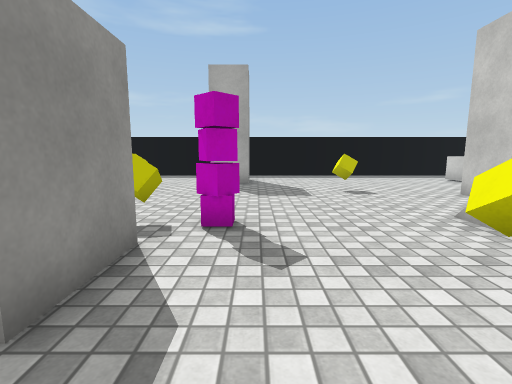
view 1 (above)

16 first-person views from a walk through a Unity game level. The camera is 1.2 m above the floor, tilts 8° down and sees 85° across. The floor is counted in squares, 1 m on a side. Each view is taken from the middle of a square. On the plan, view 1 faces up. The plan holds only what a view shows up to about 13 squares ahead; the rest is blank. Surface patterns are stand-ins for the level's own textures.

view 2
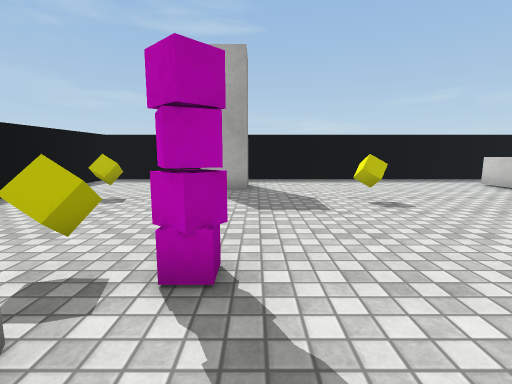

view 3
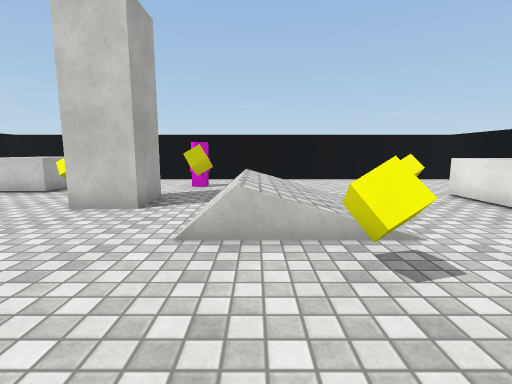

view 4
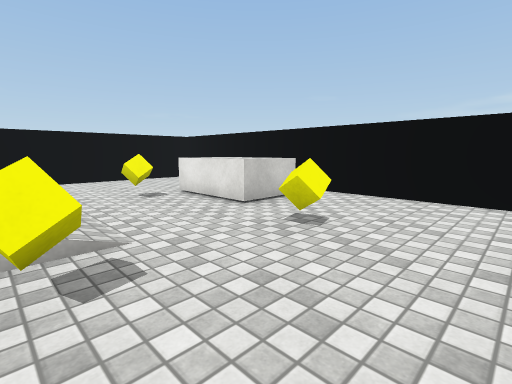

view 5
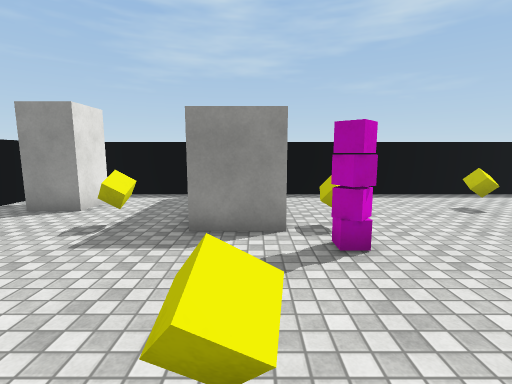

view 6
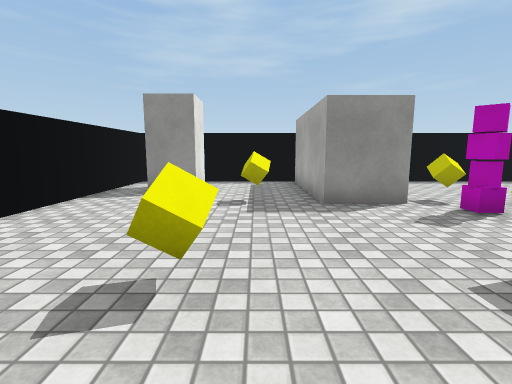

view 7
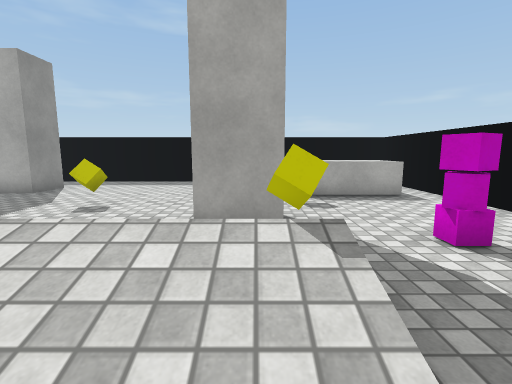

view 8
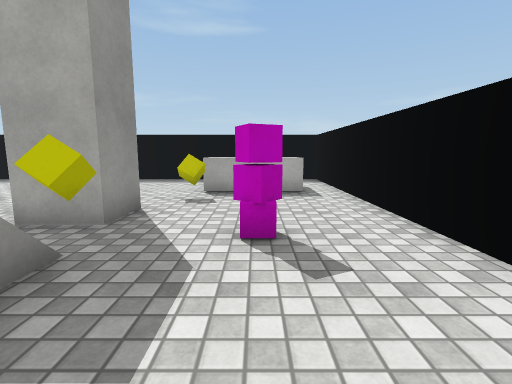

view 9
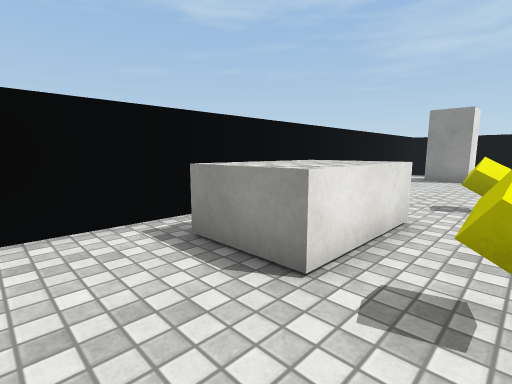

view 10
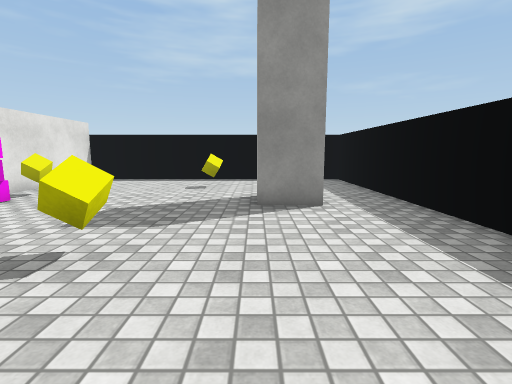

view 11
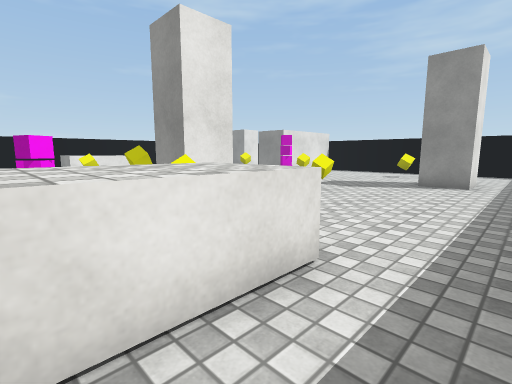

view 12
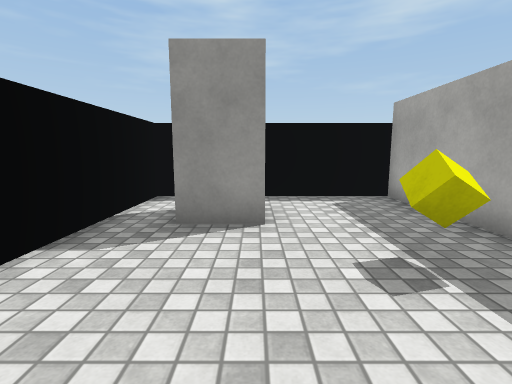

view 13
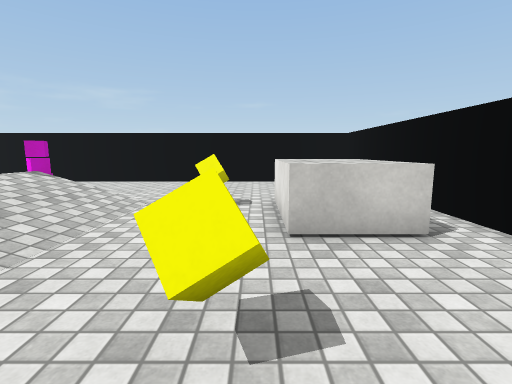

view 14
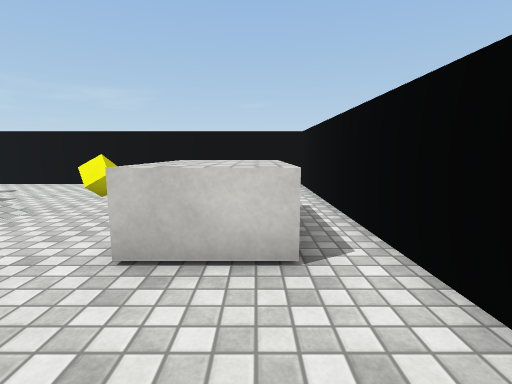

view 15
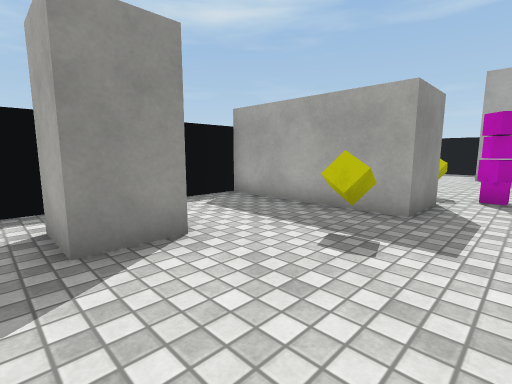

view 16
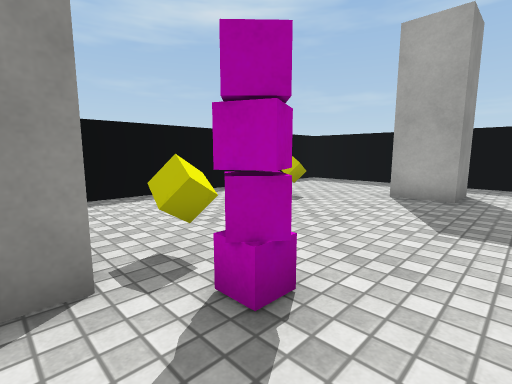

### Floor plan
Key: @ floor where view 1 was taken; # wall or solid block; . floor; / step, stairs or slope; = window, fence, low wall or low ledge; ^ raised ledge; O other object.
Columns run from 7 left of view 1 to 13 right of it. Each row starts with its distance up from view 1.
 15 #####################
 14 #...................#
 13 #...................#
 12 #....###........^^^.#
 11 #....###........^^^.#
 10 #...................#
  9 #..O......O....O....#
  8 #............##.....#
  7 #............##.....#
  6 #..............O.O..#
  5 #....OOO...////.....#
  4 #....#O....////=....#
  3 ######....O////.....#
  2 ######.....////.....#
  1 #...................#
  0 #....O.@......O.....#
 -1 #.........O.........#
 -2 #.##........^^^^....#
 -3 #.##........^^^^....#
 -4 #...................#
 -5 #####################

Where each view was taken, in squares from view 1:
view 1: 0 up, 0 right, facing up
view 2: 2 up, 0 right, facing up
view 3: 4 up, 0 right, facing right
view 4: 3 up, 0 right, facing down-right
view 5: 3 up, 4 right, facing left
view 6: 0 up, 5 right, facing left
view 7: 2 up, 7 right, facing up
view 8: 2 up, 10 right, facing up
view 9: 0 up, 10 right, facing down-left
view 10: 11 up, 6 right, facing left
view 11: 14 up, 11 right, facing down-left
view 12: 2 down, 1 right, facing left
view 13: 1 down, 1 right, facing right
view 14: 3 down, 2 right, facing right
view 15: 4 down, 0 right, facing up-left
view 16: 3 up, 1 right, facing up-left
